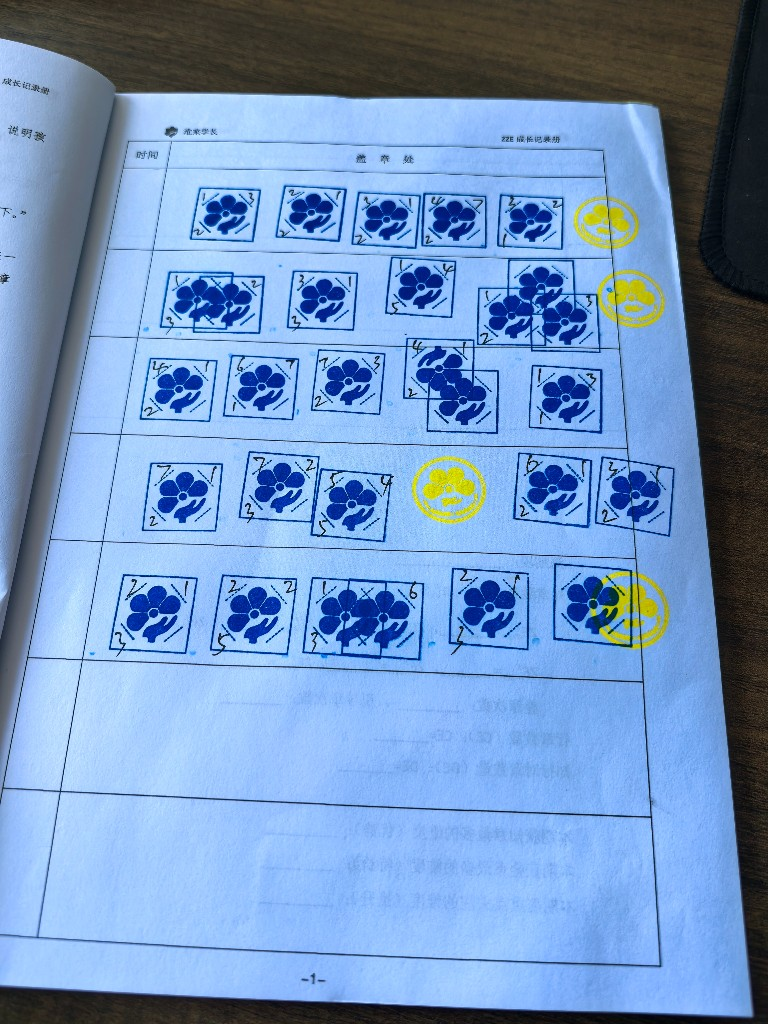
#> input picture backend/assets/sample_page.png, 768 x 1024 px
$ python -i cv_detect.py   (imports and definitions only)
#> lines starting #> are read from the running program, lines starting #| are printed output that depends on the picture; after the words box and inside, x2 and y2 are one past the last pixel; in counts of white or black regions, pixels touching at a corner belong together
"""CV 前处理：颜色分割定位每个「盖印单元」，并给出分组裁剪。

思路：
1. 蓝方章 / 黄圆章 颜色分离（按亮度自适应阈值，兼容不同曝光）；
2. 连通域 + 同行合并，得到一个个盖印单元（一组叠盖算一个单元）；
3. 按单元 bbox 外扩裁切并放大，交给视觉模型只判这一组。

之所以要分单元裁剪：整页 4096 图上每枚章只有百来像素，直接整页送模型
会被缩放到短边 768，角上数字仅剩几个像素，必然读错。
"""

from __future__ import annotations

from dataclasses import dataclass
from typing import List, Tuple

import cv2
import numpy as np

MAX_SIDE = 2400  # 工作图长边上限，够看清又不至于拖慢

# 诊断用：记录每次合并决策（gap/重叠率），由调用方清空读取
MERGE_DEBUG: List[dict] = []


@dataclass
class SealGroup:
    """一个盖印单元（一组叠盖的章）。"""

    bbox: Tuple[int, int, int, int]  # x0, y0, x1, y1（工作图坐标）
    blue_px: int
    yellow_px: int
    row: int = 0
    est_blue: int = 0
    est_yellow: int = 0

    @property
    def w(self) -> int:
        return self.bbox[2] - self.bbox[0]

    @property
    def h(self) -> int:
        return self.bbox[3] - self.bbox[1]


def _masks(work: np.ndarray) -> Tuple[np.ndarray, np.ndarray]:
    B, G, R = [work[:, :, i].astype(np.int16) for i in range(3)]
    V = work.max(2).astype(np.int16)
    paper_v = float(np.percentile(V, 90)) or 255.0
    dark = V < max(60.0, paper_v * 0.82)

    blue = ((B - R > 40) & (B > 90) & dark).astype(np.uint8) * 255
    yellow = ((G.astype(np.int16) - B > 40) & (G > 110) & (R > 100)).astype(np.uint8) * 255

    k = np.ones((5, 5), np.uint8)
    close = np.ones((11, 11), np.uint8)
    blue = cv2.morphologyEx(blue, cv2.MORPH_OPEN, k)
    blue = cv2.morphologyEx(blue, cv2.MORPH_CLOSE, close)  # 把花瓣/线条连成整枚章
    yellow = cv2.morphologyEx(yellow, cv2.MORPH_OPEN, k)
    yellow = cv2.morphologyEx(yellow, cv2.MORPH_CLOSE, close)
    return blue, yellow


def prepare(image: np.ndarray) -> Tuple[np.ndarray, float]:
    """缩小到工作尺寸，返回 (work, scale)，scale = work 相对原图的比例。"""
    h, w = image.shape[:2]
    scale = min(1.0, MAX_SIDE / max(h, w))
    if scale < 1.0:
        work = cv2.resize(image, None, fx=scale, fy=scale, interpolation=cv2.INTER_AREA)
    else:
        work = image
    return work, scale


def _overlap_ratio(a, b) -> float:
    """两个框的实际重叠面积 / 较小框面积。只「贴边」不算叠盖。"""
    ox = min(a[2], b[2]) - max(a[0], b[0])
    oy = min(a[3], b[3]) - max(a[1], b[1])
    if ox <= 0 or oy <= 0:
        return 0.0
    small = min((a[2] - a[0]) * (a[3] - a[1]), (b[2] - b[0]) * (b[3] - b[1]))
    return (ox * oy) / small if small else 0.0


def _near(a, b, tol: int = 6) -> bool:
    return not (a[2] + tol < b[0] or b[2] + tol < a[0] or a[3] + tol < b[1] or b[3] + tol < a[1])


def _fragment(box, stamp: float) -> bool:
    """短边明显小于单枚尺寸：一枚章被印框/纸纹切开的残片，需要并回主块。"""
    return min(box[2] - box[0], box[3] - box[1]) <= stamp * 0.60


def detect_groups(image: np.ndarray):
    """返回 (groups, work, blue_mask, yellow_mask, scale)。"""
    work, scale = prepare(image)
    blue, yellow = _masks(work)
    MERGE_DEBUG.clear()

    # 蓝、黄分别取连通域：避免同色像素把相邻的方章与圆章连成一个巨块
    comps = []
    for mask in (blue, yellow):
        n, _lab, stats, _ = cv2.connectedComponentsWithStats(mask, 8)
        for i in range(1, n):
            x, y, cw, ch, area = stats[i]
            if area < 1200 or cw < 20 or ch < 20:
                continue
            if cw > work.shape[1] * 0.6 or ch > work.shape[0] * 0.6:  # 整页级的误检
                continue
            comps.append([int(x), int(y), int(x + cw), int(y + ch), int(area)])
    if not comps:
        return [], work, blue, yellow, scale

    stamp = float(np.median([c[3] - c[1] for c in comps]))

    # 去掉细长噪声（书脊、页脚、表格线）：印章近似正方，长宽比不会太夸张
    comps = [
        c
        for c in comps
        if min(c[2] - c[0], c[3] - c[1]) > stamp * 0.22
        and max(c[2] - c[0], c[3] - c[1]) < stamp * 3.6
        and max(c[2] - c[0], c[3] - c[1]) / max(1, min(c[2] - c[0], c[3] - c[1])) < 2.6
    ]
    if not comps:
        return [], work, blue, yellow, scale

    # 先按 y 中心分行
    comps.sort(key=lambda c: (c[1] + c[3]) / 2)
    rows: List[dict] = []
    for c in comps:
        cy = (c[1] + c[3]) / 2
        for r in rows:
            if abs(cy - r["cy"]) < stamp * 0.55:
                r["items"].append(c)
                r["cy"] = float(np.mean([(i[1] + i[3]) / 2 for i in r["items"]]))
                break
        else:
            rows.append({"cy": cy, "items": [c]})

    groups: List[SealGroup] = []
    for ri, r in enumerate(sorted(rows, key=lambda r: r["cy"])):
        items = sorted(r["items"], key=lambda c: c[0])
        cur = list(items[0])
        merged: List[List[int]] = []
        for c in items[1:]:
            gap = c[0] - cur[2]
            vov = min(cur[3], c[3]) - max(cur[1], c[1])
            w_new = max(cur[2], c[2]) - cur[0]
            # 只有「水平方向真重叠」或「并完仍不超过单枚宽度」才算同一组。
            # 并排的两枚独立章 gap 为正、合并后接近 2×stamp，必须保持分开：
            # 否则两枚相邻正向章会被读成二叠，相邻的行章会被算进知章里。
            same_unit = gap < 0 or w_new <= stamp * 1.45
            cand = vov > stamp * 0.25
            if cand:
                MERGE_DEBUG.append(
                    {
                        "kind": "same_row",
                        "row": ri,
                        "merged": bool(same_unit),
                        "gap": int(gap),
                        "gap_ratio": round(gap / stamp, 3),
                        "vov_ratio": round(vov / stamp, 3),
                        "stamp": round(stamp, 1),
                        "w_before": int(cur[2] - cur[0]),
                        "w_after": int(w_new),
                        "w_after_ratio": round(w_new / stamp, 2),
                        "box": [int(cur[0]), int(cur[1]), int(w_new), int(max(cur[3], c[3]) - cur[1])],
                    }
                )
            if cand and same_unit:
                cur[2] = max(cur[2], c[2])
                cur[3] = max(cur[3], c[3])
                cur[4] += c[4]
            else:
                merged.append(cur)
                cur = list(c)
        merged.append(cur)
        for m in merged:
            x0, y0, x1, y1 = m[:4]
            groups.append(
                SealGroup(
                    bbox=(x0, y0, x1, y1),
                    blue_px=int((blue[y0:y1, x0:x1] > 0).sum()),
                    yellow_px=int((yellow[y0:y1, x0:x1] > 0).sum()),
                    row=ri,
                )
            )

    # 叠盖修边：真重叠（ovr≥0.15）的多半是知行对章被拆成蓝、黄两块；
    # 残片（短边远小于单枚）贴到主块时也并回去，避免把印框切开的一枚章当成两枚。
    merged_any = True
    while merged_any:
        merged_any = False
        out: List[SealGroup] = []
        for g in groups:
            for o in out:
                ovr = _overlap_ratio(o.bbox, g.bbox) if o.row == g.row else 0.0
                frag = _fragment(o.bbox, stamp) or _fragment(g.bbox, stamp)
                # 真叠盖（同排、重叠明显）；或残片贴近主块（残片可能被印框切到邻排）
                merge_ok = (o.row == g.row and ovr >= 0.15) or (frag and _near(o.bbox, g.bbox))
                if merge_ok:
                    MERGE_DEBUG.append(
                        {
                            "kind": "cross",
                            "row": g.row,
                            "merged": True,
                            "ovr": round(ovr, 3),
                            "fragment": bool(frag),
                            "a": list(o.bbox),
                            "b": list(g.bbox),
                            "a_color": [o.blue_px, o.yellow_px],
                            "b_color": [g.blue_px, g.yellow_px],
                        }
                    )
                    o.bbox = (
                        min(o.bbox[0], g.bbox[0]),
                        min(o.bbox[1], g.bbox[1]),
                        max(o.bbox[2], g.bbox[2]),
                        max(o.bbox[3], g.bbox[3]),
                    )
                    merged_any = True
                    break
            else:
                out.append(g)
        groups = out
    for g in groups:
        x0, y0, x1, y1 = g.bbox
        g.blue_px = int((blue[y0:y1, x0:x1] > 0).sum())
        g.yellow_px = int((yellow[y0:y1, x0:x1] > 0).sum())

    # 用「纯色 + 单枚宽度」的组标定单枚油墨面积，据此估算每组枚数（作为给模型的参考）
    unit_b = [g.blue_px for g in groups if g.blue_px > 0 and g.yellow_px == 0 and g.w < stamp * 1.3]
    unit_y = [g.yellow_px for g in groups if g.yellow_px > 0 and g.blue_px == 0]
    b_unit = float(np.median(unit_b)) if unit_b else 0.0
    y_unit = float(np.median(unit_y)) if unit_y else 0.0
    for g in groups:
        if b_unit:
            g.est_blue = int(np.clip(round(g.blue_px / b_unit), 0, 3))
        if y_unit:
            g.est_yellow = int(np.clip(round(g.yellow_px / y_unit), 0, 3))

    return groups, work, blue, yellow, scale


# [31 lines left out: functions crop_group, to_original, not called in this run]

>>> import cv2
>>> picture = cv2.imread('../assets/sample_page.png')
#> picture is the input picture: shape (1024, 768, 3); mean B, G, R 192.2, 148.6, 114.7
>>> result = detect_groups(picture)
#> in detect_groups, `work, scale = prepare(image)`: scale = 1
#> in _masks, `B, G, R = [work[:, :, i].astype(np.int16) for i in range(3)]`:
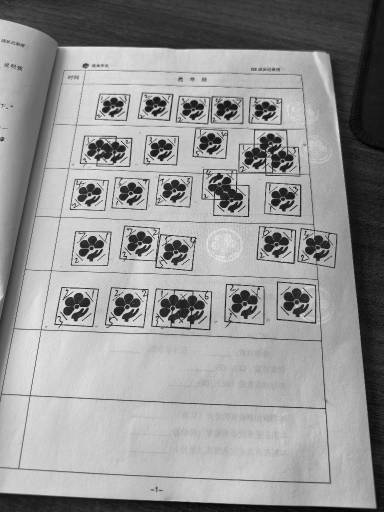
#> G: shape (1024, 768) int16 (shown at 1/2 size); min 0, max 254, mean 148.6
#> in _masks, `B, G, R = [work[:, :, i].astype(np.int16) for i in range(3)]`:
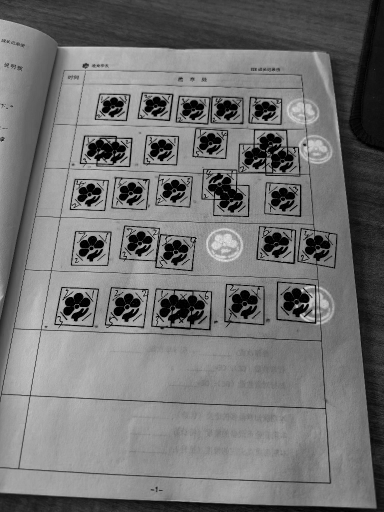
#> R: shape (1024, 768) int16 (shown at 1/2 size); min 0, max 236, mean 114.7
#> in _masks, `V = work.max(2).astype(np.int16)`:
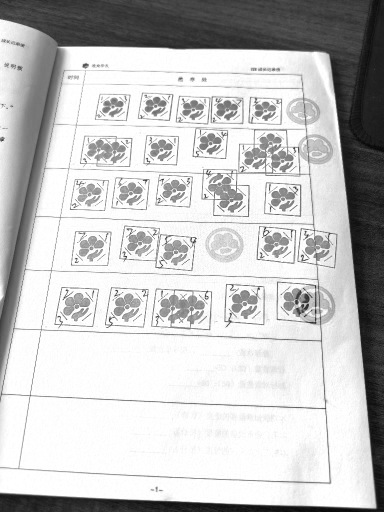
#> V: shape (1024, 768) int16 (shown at 1/2 size); min 1, max 255, mean 196.1
#> in _masks, `paper_v = float(np.percentile(V, 90)) or 255.0`: paper_v = 255
#> in _masks, `dark = V < max(60.0, paper_v * 0.82)`:
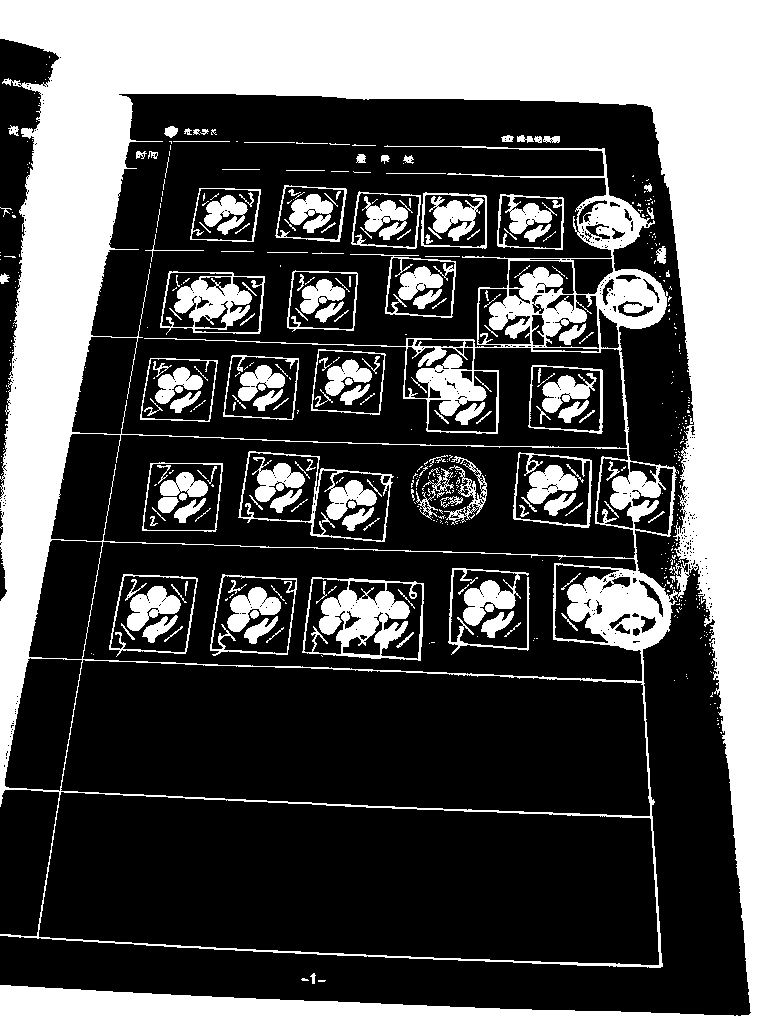
#> dark: shape (1024, 768) bool; 34.2% white; 521 white regions (340 under 20 px), largest, box (x1, y1, x2, y2) and area: (0, 0, 768, 1024) 220318, (302, 577, 424, 661) 4437, (160, 271, 265, 335) 2876
#> the loop in detect_groups, `for mask in (blue, yellow):` made 2 passes
#> n on passes 1 to 2: 35, 8
#> pass 1, in detect_groups, `n, _lab, stats, _ = cv2.connectedComponentsWithStats(mask, 8)`:
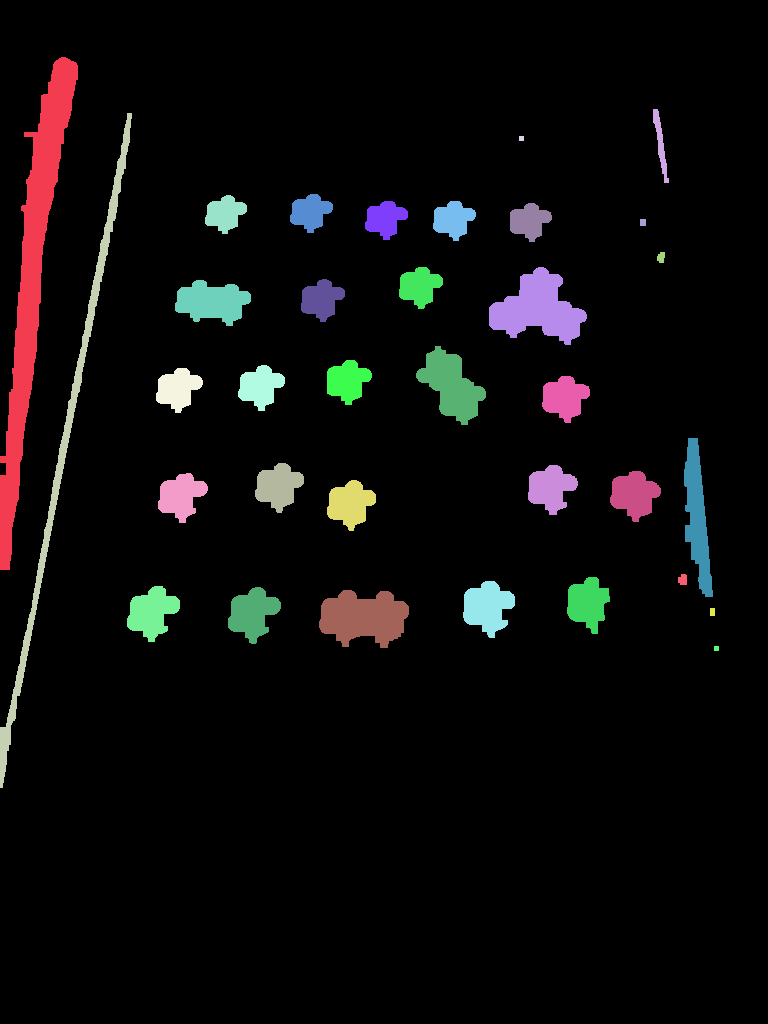
#> _lab: shape (1024, 768) int32; 35 distinct labels, from 0 to 34; one colour per label, 0 black
#> after the loop in detect_groups, `for mask in (blue, yellow):`: comps = 24 items, first 6: [0, 57, 78, 570, 11125], [399, 267, 443, 309, 1206], [489, 267, 587, 345, 4197], [301, 279, 345, 322, 1206], [175, 280, 251, 326, 2299], [416, 346, 486, 425, 2806]
#> in detect_groups, `stamp = float(np.median([c[3] - c[1] for c in comps]))`: stamp = 50.5
#> in detect_groups, `comps = [ c for c in comps if min(c[2] - c[0], c[3] - c[1]) > stamp * ..`: comps = 22 items, first 6: [399, 267, 443, 309, 1206], [489, 267, 587, 345, 4197], [301, 279, 345, 322, 1206], [175, 280, 251, 326, 2299], [416, 346, 486, 425, 2806], [327, 360, 372, 405, 1334]
#> the loop in detect_groups, `for c in comps:` made 22 passes
#> (c, cy) on passes 1 to 8: ([578, 205, 629, 248, 1410], 226.5), ([399, 267, 443, 309, 1206], 288), ([301, 279, 345, 322, 1206], 300.5), ([605, 280, 659, 324, 1477], 302), ([175, 280, 251, 326, 2299], 303), ([489, 267, 587, 345, 4197], 306), ([327, 360, 372, 405, 1334], 382.5), ([416, 346, 486, 425, 2806], 385.5)
#> after the loop in detect_groups, `for c in comps:`: r = {'cy': 612.7, 'items': [[567, 577, 610, 634, 1610], [463, 581, 515, 638, 1918], [127, 586, 180, 642, 1806], [228, 587, 281, 644, 1821], [319, 590, 409, 648, 3672]]}; rows = 5 items
#> the loop in detect_groups, `for ri, r in enumerate(sorted(rows, key=lambda r: r["cy"])):` made 5 passes
#> after the loop in detect_groups, `for ri, r in enumerate(sorted(rows, key=lambda r: r["cy"])):`: MERGE_DEBUG = 17 items; groups = 22 items
#> the loop in detect_groups, `while merged_any:` made 1 pass
#> the loop in detect_groups, `for g in groups:` made 22 passes
#> (x0, y0, x1, y1, g.blue_px, g.yellow_px) on passes 1 to 8: (578, 205, 629, 248, 0, 1410), (175, 280, 251, 326, 2299, 0), (301, 279, 345, 322, 1206, 0), (399, 267, 443, 309, 1206, 0), (489, 267, 587, 345, 4197, 0), (605, 280, 659, 324, 0, 1477), (156, 368, 203, 413, 1331, 0), (238, 365, 285, 411, 1342, 0)
#> in detect_groups, `unit_b = [g.blue_px for g in groups if g.blue_px > 0 and g.yellow_px =..`: unit_b = [1206, 1206, 1331, 1342, 1334, 1478, 1529, 1553, 1585, 1584, 1681, 1806, 1821, 1918]
#> in detect_groups, `unit_y = [g.yellow_px for g in groups if g.yellow_px > 0 and g.blue_px..`: unit_y = [1410, 1477, 2527]
#> in detect_groups, `b_unit = float(np.median(unit_b)) if unit_b else 0.0`: b_unit = 1541
#> in detect_groups, `y_unit = float(np.median(unit_y)) if unit_y else 0.0`: y_unit = 1477
#> the loop in detect_groups, `for g in groups:` made 22 passes
#> (g.est_blue, g.est_yellow) on passes 1 to 8: (0, 1), (1, 0), (1, 0), (1, 0), (3, 0), (0, 1), (1, 0), (1, 0)
#> result = 5 items
